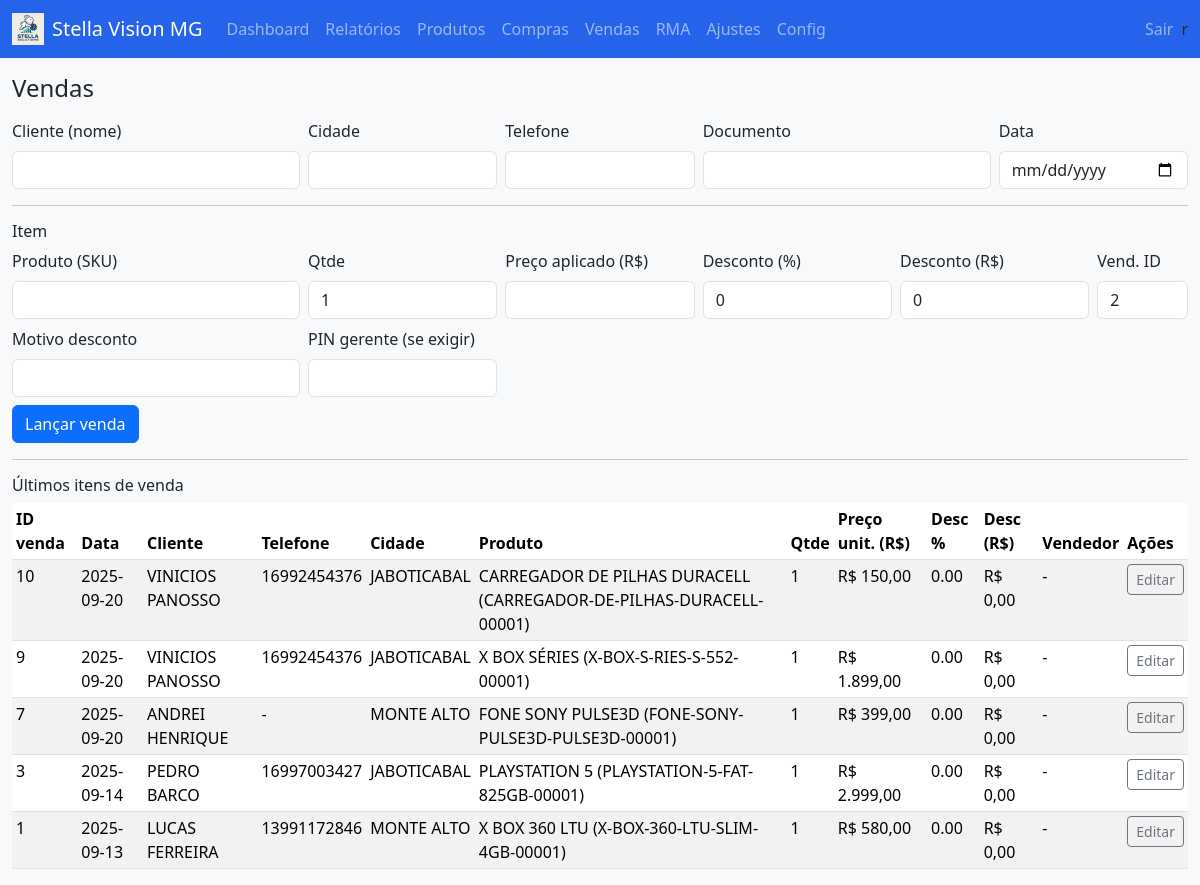
Screenshot of /vendas (signed in) with the database file from the repository.
### tables this page shows
CREATE TABLE sale_items(
  id INTEGER PRIMARY KEY AUTOINCREMENT,
  sale_id INTEGER, product_id INTEGER, qtde INTEGER,
  preco_lista_snap REAL, preco_unit REAL,
  desconto_valor REAL, desconto_pct REAL,
  custo_snap REAL,
  FOREIGN KEY(sale_id) REFERENCES sales(id),
  FOREIGN KEY(product_id) REFERENCES products(id)
);

CREATE TABLE sales(
  id INTEGER PRIMARY KEY AUTOINCREMENT,
  data TEXT, customer_id INTEGER, vendedor_id INTEGER,
  desconto_valor_total REAL, desconto_pct_total REAL,
  motivo_desconto TEXT, pin_aprovacao TEXT, cidade_snapshot TEXT,
  FOREIGN KEY(customer_id) REFERENCES customers(id),
  FOREIGN KEY(vendedor_id) REFERENCES users(id)
);

CREATE TABLE customers(
  id INTEGER PRIMARY KEY AUTOINCREMENT,
  nome TEXT NOT NULL,
  cidade TEXT, telefone TEXT, email TEXT, doc TEXT
);

CREATE TABLE products(
  id INTEGER PRIMARY KEY AUTOINCREMENT,
  sku TEXT UNIQUE NOT NULL,
  nome TEXT NOT NULL,
  categoria TEXT,
  plataforma TEXT, modelo TEXT, capacidade TEXT, cor TEXT, regiao TEXT, condicao TEXT,
  preco_lista REAL DEFAULT 0,
  custo_base REAL,
  estoque_minimo INTEGER DEFAULT 0,
  estoque_atual INTEGER DEFAULT 0,
  created_at TEXT, updated_at TEXT
, supplier_id INTEGER REFERENCES suppliers(id));

### app.py (the view, shortened to what this page needs)
@app.route("/vendas", methods=["GET","POST"])
def vendas():
    with conn() as c:
        vendas = c.execute(
            """
            SELECT
              si.id AS sale_item_id,
              s.id AS sale_id,
              s.data AS data,
              c.nome AS cliente,
              c.telefone AS telefone,
              s.cidade_snapshot AS cidade,
              u.nome AS vendedor,
              p.nome AS produto,
              p.sku AS sku,
              si.qtde AS qtde,
              si.preco_unit AS preco_unit,
              si.desconto_pct AS desconto_pct,
              si.desconto_valor AS desconto_valor
            FROM sales s
            JOIN sale_items si ON si.sale_id = s.id
            JOIN products p ON p.id = si.product_id
            LEFT JOIN customers c ON c.id = s.customer_id
            LEFT JOIN users u ON u.id = s.vendedor_id
            ORDER BY s.id DESC, si.id DESC
            LIMIT 50
            """,
        ).fetchall()
    return render_template("vendas.html", vendas=vendas)

### app.py (called while the page is built)
@app.before_request
def require_login():
    exempt = {"login", "logout", "dev_sku", "_dev_routes"}
    endpoint = request.endpoint or ""
    g.user_id = session.get("user_id")
    if endpoint in exempt or endpoint.startswith("static"):
        return
    if g.user_id is None:
        return redirect(url_for("login"))

def conn():
    c = sqlite3.connect(DB_PATH)
    c.row_factory = sqlite3.Row
    return c

def br_money(v):
    if v is None: v = 0
    return f"R$ {v:,.2f}".replace(",", "X").replace(".", ",").replace("X", ".")

@app.context_processor
def inject_helpers():
    def q_toggle_top(metric):
        args = request.args.to_dict()
        args["top"] = metric
        return "&".join([f"{k}={v}" for k,v in args.items()])
    return {"br_money": br_money, "q_toggle_top": q_toggle_top}

@app.context_processor
def inject_env_flag():
    return {"IS_DEV": os.environ.get("PORT") == "5001"}

### templates/vendas.html (shortened to what this page needs)
{% extends "base.html" %}
{% block content %}
<h4 class="mb-3">Vendas</h4>
<form method="post" action="/vendas">
  <div class="row g-2">
    <div class="col-md-3"><label class="form-label">Cliente (nome)</label><input name="cliente_nome" class="form-control" required></div>
    <div class="col-md-2"><label class="form-label">Cidade</label><input name="cliente_cidade" class="form-control"></div>
    <div class="col-md-2"><label class="form-label">Telefone</label><input name="cliente_telefone" class="form-control"></div>
    <div class="col-md-3"><label class="form-label">Documento</label><input name="cliente_doc" class="form-control"></div>
    <div class="col-md-2"><label class="form-label">Data</label><input type="date" name="data" class="form-control" required></div>
  </div>
  <hr>
  <h6>Item</h6>
  <div class="row g-2">
    <div class="col-md-3">
      <label class="form-label">Produto (SKU)</label>
      <input name="product_sku" id="product_sku" class="form-control" list="product-suggestions" autocomplete="off" required>
    </div>
    <div class="col-md-2"><label class="form-label">Qtde</label><input type="number" name="qtde" class="form-control" value="1"></div>
    <div class="col-md-2"><label class="form-label">Preço aplicado (R$)</label><input type="number" step="0.01" name="preco_unit" class="form-control" required></div>
    <div class="col-md-2"><label class="form-label">Desconto (%)</label><input type="number" step="0.01" name="desconto_pct" class="form-control" value="0"></div>
    <div class="col-md-2"><label class="form-label">Desconto (R$)</label><input type="number" step="0.01" name="desconto_valor" class="form-control" value="0"></div>
    <div class="col-md-1"><label class="form-label">Vend. ID</label><input type="number" name="vendedor_id" class="form-control" value="2"></div>
    <div class="col-md-3"><label class="form-label">Motivo desconto</label><input name="motivo_desconto" class="form-control"></div>
    <div class="col-md-2"><label class="form-label">PIN gerente (se exigir)</label><input name="pin_aprovacao" class="form-control"></div>
  </div>
  <button class="btn btn-primary mt-2">Lançar venda</button>
</form>
<hr>
<h6>Últimos itens de venda</h6>
<table class="table table-sm table-striped">
  <thead>
    <tr>
      <th>ID venda</th>
      <th>Data</th>
      <th>Cliente</th>
      <th>Telefone</th>
      <th>Cidade</th>
      <th>Produto</th>
      <th>Qtde</th>
      <th>Preço unit. (R$)</th>
      <th>Desc %</th>
      <th>Desc (R$)</th>
      <th>Vendedor</th>
      <th>Ações</th>
    </tr>
  </thead>
  <tbody>
    {% for s in vendas %}
    <tr>
      <td>{{ s.sale_id }}</td>
      <td>{{ s.data }}</td>
      <td>{{ s.cliente or '-' }}</td>
      <td>{{ s.telefone or '-' }}</td>
      <td>{{ s.cidade or '-' }}</td>
      <td>{{ s.produto }} ({{ s.sku }})</td>
      <td>{{ s.qtde }}</td>
      <td>{{ br_money(s.preco_unit) }}</td>
      <td>{{ "{:.2f}".format(s.desconto_pct or 0) }}</td>
      <td>{{ br_money(s.desconto_valor or 0) }}</td>
      <td>{{ s.vendedor or '-' }}</td>
      <td><a href="{{ url_for('venda_edit', sale_id=s.sale_id) }}" class="btn btn-sm btn-outline-secondary">Editar</a></td>
    </tr>
    {% endfor %}
  </tbody>
</table>
{% endblock %}

### static/css/style.css (style rules this page uses)
:root { --primary:#2563eb; --success:#16a34a; --warn:#f59e0b; --danger:#dc2626; --muted:#64748b; }

### rows the page displays
sale_items: sale_id "10", data "2025-09-20", nome "VINICIOS PANOSSO", telefone "16992454376", cidade_snapshot "JABOTICABAL", produto "CARREGADOR DE PILHAS DURACELL", sku "CARREGADOR-DE-PILHAS-DURACELL-00001", qtde "1", preco_unit "R$ 150,00", desconto_pct "0.00", desconto_valor "R$ 0,00", vendedor "-"
sale_items: sale_id "9", data "2025-09-20", nome "VINICIOS PANOSSO", telefone "16992454376", cidade_snapshot "JABOTICABAL", produto "X BOX SÉRIES", sku "X-BOX-S-RIES-S-552-00001", qtde "1", preco_unit "R$ 1.899,00", desconto_pct "0.00", desconto_valor "R$ 0,00", vendedor "-"
sale_items: sale_id "7", data "2025-09-20", nome "ANDREI HENRIQUE", telefone "-", cidade_snapshot "MONTE ALTO", produto "FONE SONY PULSE3D", sku "FONE-SONY-PULSE3D-PULSE3D-00001", qtde "1", preco_unit "R$ 399,00", desconto_pct "0.00", desconto_valor "R$ 0,00", vendedor "-"
sale_items: sale_id "3", data "2025-09-14", nome "PEDRO BARCO", telefone "16997003427", cidade_snapshot "JABOTICABAL", produto "PLAYSTATION 5", sku "PLAYSTATION-5-FAT-825GB-00001", qtde "1", preco_unit "R$ 2.999,00", desconto_pct "0.00", desconto_valor "R$ 0,00", vendedor "-"
sale_items: sale_id "1", data "2025-09-13", nome "LUCAS FERREIRA", telefone "13991172846", cidade_snapshot "MONTE ALTO", produto "X BOX 360 LTU", sku "X-BOX-360-LTU-SLIM-4GB-00001", qtde "1", preco_unit "R$ 580,00", desconto_pct "0.00", desconto_valor "R$ 0,00", vendedor "-"
